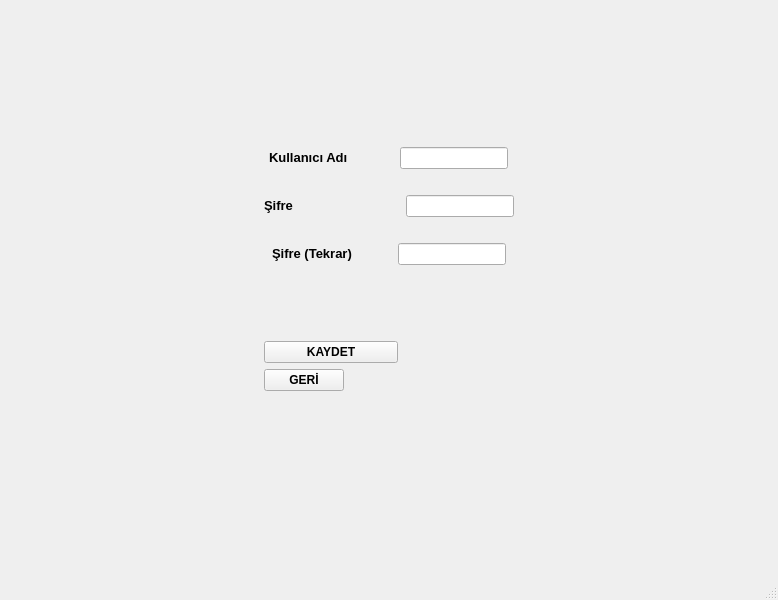
<?xml version="1.0" encoding="UTF-8"?>
<ui version="4.0">
 <class>Register</class>
 <widget class="QMainWindow" name="Register">
  <property name="geometry">
   <rect>
    <x>0</x>
    <y>0</y>
    <width>778</width>
    <height>600</height>
   </rect>
  </property>
  <property name="sizePolicy">
   <sizepolicy hsizetype="Preferred" vsizetype="Expanding">
    <horstretch>0</horstretch>
    <verstretch>0</verstretch>
   </sizepolicy>
  </property>
  <property name="windowTitle">
   <string>MainWindow</string>
  </property>
  <widget class="QWidget" name="centralwidget">
   <layout class="QHBoxLayout" name="horizontalLayout_2">
    <item>
     <spacer name="horizontalSpacer_2">
      <property name="orientation">
       <enum>Qt::Horizontal</enum>
      </property>
      <property name="sizeType">
       <enum>QSizePolicy::Expanding</enum>
      </property>
      <property name="sizeHint" stdset="0">
       <size>
        <width>235</width>
        <height>20</height>
       </size>
      </property>
     </spacer>
    </item>
    <item>
     <layout class="QVBoxLayout" name="verticalLayout_2">
      <item>
       <spacer name="verticalSpacer_5">
        <property name="orientation">
         <enum>Qt::Vertical</enum>
        </property>
        <property name="sizeHint" stdset="0">
         <size>
          <width>20</width>
          <height>40</height>
         </size>
        </property>
       </spacer>
      </item>
      <item>
       <layout class="QVBoxLayout" name="verticalLayout">
        <item>
         <layout class="QHBoxLayout" name="horizontalLayout">
          <item>
           <widget class="QLabel" name="label">
            <property name="sizePolicy">
             <sizepolicy hsizetype="Fixed" vsizetype="Preferred">
              <horstretch>0</horstretch>
              <verstretch>0</verstretch>
             </sizepolicy>
            </property>
            <property name="text">
             <string>&lt;html&gt;&lt;head/&gt;&lt;body&gt;&lt;p&gt;&lt;span style=&quot; font-size:10pt; font-weight:600;&quot;&gt;Kullanıcı Adı&lt;/span&gt;&lt;/p&gt;&lt;/body&gt;&lt;/html&gt;</string>
            </property>
           </widget>
          </item>
          <item>
           <spacer name="horizontalSpacer">
            <property name="orientation">
             <enum>Qt::Horizontal</enum>
            </property>
            <property name="sizeType">
             <enum>QSizePolicy::Fixed</enum>
            </property>
            <property name="sizeHint" stdset="0">
             <size>
              <width>41</width>
              <height>20</height>
             </size>
            </property>
           </spacer>
          </item>
          <item>
           <widget class="QLineEdit" name="textBox_ID">
            <property name="sizePolicy">
             <sizepolicy hsizetype="Fixed" vsizetype="Fixed">
              <horstretch>0</horstretch>
              <verstretch>0</verstretch>
             </sizepolicy>
            </property>
           </widget>
          </item>
         </layout>
        </item>
        <item>
         <spacer name="verticalSpacer">
          <property name="orientation">
           <enum>Qt::Vertical</enum>
          </property>
          <property name="sizeType">
           <enum>QSizePolicy::Maximum</enum>
          </property>
          <property name="sizeHint" stdset="0">
           <size>
            <width>20</width>
            <height>20</height>
           </size>
          </property>
         </spacer>
        </item>
        <item>
         <layout class="QHBoxLayout" name="horizontalLayout_5">
          <item>
           <widget class="QLabel" name="label_2">
            <property name="sizePolicy">
             <sizepolicy hsizetype="Fixed" vsizetype="Fixed">
              <horstretch>0</horstretch>
              <verstretch>0</verstretch>
             </sizepolicy>
            </property>
            <property name="text">
             <string>&lt;html&gt;&lt;head/&gt;&lt;body&gt;&lt;p&gt;&lt;span style=&quot; font-size:10pt; font-weight:600;&quot;&gt;Şifre&lt;/span&gt;&lt;/p&gt;&lt;/body&gt;&lt;/html&gt;</string>
            </property>
           </widget>
          </item>
          <item>
           <spacer name="horizontalSpacer_5">
            <property name="orientation">
             <enum>Qt::Horizontal</enum>
            </property>
            <property name="sizeType">
             <enum>QSizePolicy::Fixed</enum>
            </property>
            <property name="sizeHint" stdset="0">
             <size>
              <width>107</width>
              <height>20</height>
             </size>
            </property>
           </spacer>
          </item>
          <item>
           <widget class="QLineEdit" name="textBox_PW1">
            <property name="sizePolicy">
             <sizepolicy hsizetype="Fixed" vsizetype="Fixed">
              <horstretch>0</horstretch>
              <verstretch>0</verstretch>
             </sizepolicy>
            </property>
            <property name="tabletTracking">
             <bool>false</bool>
            </property>
            <property name="inputMask">
             <string/>
            </property>
            <property name="echoMode">
             <enum>QLineEdit::Password</enum>
            </property>
           </widget>
          </item>
         </layout>
        </item>
        <item>
         <spacer name="verticalSpacer_2">
          <property name="orientation">
           <enum>Qt::Vertical</enum>
          </property>
          <property name="sizeType">
           <enum>QSizePolicy::Maximum</enum>
          </property>
          <property name="sizeHint" stdset="0">
           <size>
            <width>20</width>
            <height>20</height>
           </size>
          </property>
         </spacer>
        </item>
        <item>
         <layout class="QHBoxLayout" name="horizontalLayout_4">
          <item>
           <widget class="QLabel" name="label_3">
            <property name="sizePolicy">
             <sizepolicy hsizetype="Fixed" vsizetype="Fixed">
              <horstretch>0</horstretch>
              <verstretch>0</verstretch>
             </sizepolicy>
            </property>
            <property name="text">
             <string>&lt;html&gt;&lt;head/&gt;&lt;body&gt;&lt;p&gt;&lt;span style=&quot; font-size:10pt; font-weight:600;&quot;&gt;Şifre (Tekrar)&lt;/span&gt;&lt;/p&gt;&lt;/body&gt;&lt;/html&gt;</string>
            </property>
           </widget>
          </item>
          <item>
           <spacer name="horizontalSpacer_4">
            <property name="orientation">
             <enum>Qt::Horizontal</enum>
            </property>
            <property name="sizeType">
             <enum>QSizePolicy::Fixed</enum>
            </property>
            <property name="sizeHint" stdset="0">
             <size>
              <width>32</width>
              <height>20</height>
             </size>
            </property>
           </spacer>
          </item>
          <item>
           <widget class="QLineEdit" name="textBox_PW2">
            <property name="sizePolicy">
             <sizepolicy hsizetype="Fixed" vsizetype="Fixed">
              <horstretch>0</horstretch>
              <verstretch>0</verstretch>
             </sizepolicy>
            </property>
            <property name="echoMode">
             <enum>QLineEdit::Password</enum>
            </property>
           </widget>
          </item>
         </layout>
        </item>
       </layout>
      </item>
      <item>
       <spacer name="verticalSpacer_3">
        <property name="orientation">
         <enum>Qt::Vertical</enum>
        </property>
        <property name="sizeType">
         <enum>QSizePolicy::Maximum</enum>
        </property>
        <property name="sizeHint" stdset="0">
         <size>
          <width>20</width>
          <height>30</height>
         </size>
        </property>
       </spacer>
      </item>
      <item>
       <widget class="QLabel" name="label_alreadyExists">
        <property name="font">
         <font>
          <pointsize>9</pointsize>
         </font>
        </property>
        <property name="text">
         <string/>
        </property>
       </widget>
      </item>
      <item>
       <spacer name="verticalSpacer_7">
        <property name="orientation">
         <enum>Qt::Vertical</enum>
        </property>
        <property name="sizeType">
         <enum>QSizePolicy::Fixed</enum>
        </property>
        <property name="sizeHint" stdset="0">
         <size>
          <width>20</width>
          <height>20</height>
         </size>
        </property>
       </spacer>
      </item>
      <item>
       <widget class="QPushButton" name="buton_register">
        <property name="sizePolicy">
         <sizepolicy hsizetype="Maximum" vsizetype="Fixed">
          <horstretch>0</horstretch>
          <verstretch>0</verstretch>
         </sizepolicy>
        </property>
        <property name="maximumSize">
         <size>
          <width>134</width>
          <height>16777215</height>
         </size>
        </property>
        <property name="font">
         <font>
          <pointsize>9</pointsize>
          <weight>75</weight>
          <bold>true</bold>
         </font>
        </property>
        <property name="text">
         <string>KAYDET</string>
        </property>
        <property name="autoDefault">
         <bool>false</bool>
        </property>
       </widget>
      </item>
      <item>
       <widget class="QPushButton" name="buton_back">
        <property name="sizePolicy">
         <sizepolicy hsizetype="Fixed" vsizetype="Fixed">
          <horstretch>0</horstretch>
          <verstretch>0</verstretch>
         </sizepolicy>
        </property>
        <property name="font">
         <font>
          <pointsize>9</pointsize>
          <weight>75</weight>
          <bold>true</bold>
         </font>
        </property>
        <property name="text">
         <string>GERİ</string>
        </property>
       </widget>
      </item>
      <item>
       <spacer name="verticalSpacer_4">
        <property name="orientation">
         <enum>Qt::Vertical</enum>
        </property>
        <property name="sizeType">
         <enum>QSizePolicy::Maximum</enum>
        </property>
        <property name="sizeHint" stdset="0">
         <size>
          <width>20</width>
          <height>40</height>
         </size>
        </property>
       </spacer>
      </item>
      <item>
       <spacer name="verticalSpacer_6">
        <property name="orientation">
         <enum>Qt::Vertical</enum>
        </property>
        <property name="sizeHint" stdset="0">
         <size>
          <width>20</width>
          <height>40</height>
         </size>
        </property>
       </spacer>
      </item>
     </layout>
    </item>
    <item>
     <spacer name="horizontalSpacer_3">
      <property name="orientation">
       <enum>Qt::Horizontal</enum>
      </property>
      <property name="sizeType">
       <enum>QSizePolicy::Expanding</enum>
      </property>
      <property name="sizeHint" stdset="0">
       <size>
        <width>236</width>
        <height>20</height>
       </size>
      </property>
     </spacer>
    </item>
   </layout>
  </widget>
  <widget class="QMenuBar" name="menubar">
   <property name="geometry">
    <rect>
     <x>0</x>
     <y>0</y>
     <width>778</width>
     <height>26</height>
    </rect>
   </property>
  </widget>
  <widget class="QStatusBar" name="statusbar"/>
 </widget>
 <resources/>
 <connections/>
</ui>
